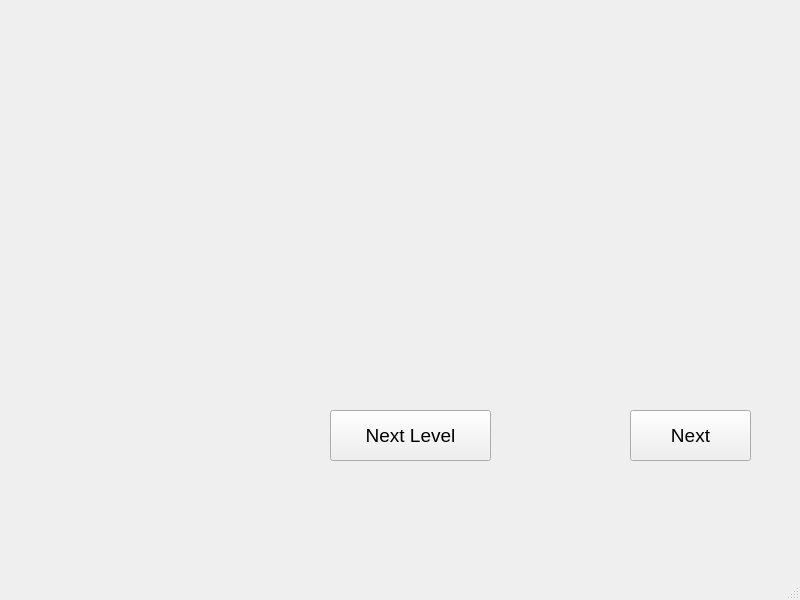
<?xml version="1.0" encoding="UTF-8"?>
<ui version="4.0">
 <class>MainWindow</class>
 <widget class="QMainWindow" name="MainWindow">
  <property name="geometry">
   <rect>
    <x>0</x>
    <y>0</y>
    <width>800</width>
    <height>600</height>
   </rect>
  </property>
  <property name="windowTitle">
   <string>MainWindow</string>
  </property>
  <widget class="QWidget" name="centralwidget">
   <widget class="QPushButton" name="pushButton">
    <property name="geometry">
     <rect>
      <x>630</x>
      <y>410</y>
      <width>121</width>
      <height>51</height>
     </rect>
    </property>
    <property name="font">
     <font>
      <family>Arial</family>
      <pointsize>14</pointsize>
     </font>
    </property>
    <property name="text">
     <string>Next</string>
    </property>
   </widget>
   <widget class="QPushButton" name="nextButton">
    <property name="geometry">
     <rect>
      <x>330</x>
      <y>410</y>
      <width>161</width>
      <height>51</height>
     </rect>
    </property>
    <property name="font">
     <font>
      <family>Arial</family>
      <pointsize>14</pointsize>
     </font>
    </property>
    <property name="text">
     <string>Next Level</string>
    </property>
   </widget>
  </widget>
  <widget class="QMenuBar" name="menubar">
   <property name="geometry">
    <rect>
     <x>0</x>
     <y>0</y>
     <width>800</width>
     <height>22</height>
    </rect>
   </property>
  </widget>
  <widget class="QStatusBar" name="statusbar"/>
 </widget>
 <resources/>
 <connections/>
</ui>
